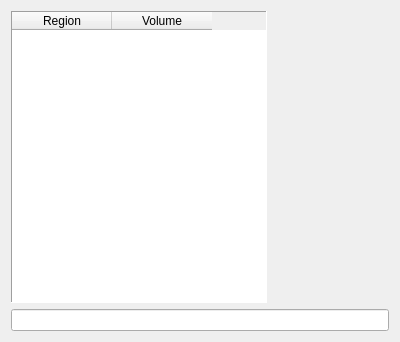
<?xml version="1.0" encoding="UTF-8"?>
<ui version="4.0">
 <class>Form</class>
 <widget class="QWidget" name="Form">
  <property name="geometry">
   <rect>
    <x>0</x>
    <y>0</y>
    <width>400</width>
    <height>342</height>
   </rect>
  </property>
  <property name="windowTitle">
   <string>Form</string>
  </property>
  <layout class="QVBoxLayout">
   <item>
    <layout class="QGridLayout">
     <item row="0" column="0">
      <layout class="QGridLayout">
       <item row="0" column="0">
        <layout class="QGridLayout"/>
       </item>
       <item row="1" column="0">
        <widget class="QTableWidget" name="volumesList">
         <property name="sizePolicy">
          <sizepolicy hsizetype="Minimum" vsizetype="Minimum">
           <horstretch>0</horstretch>
           <verstretch>0</verstretch>
          </sizepolicy>
         </property>
         <property name="contextMenuPolicy">
          <enum>Qt::ActionsContextMenu</enum>
         </property>
         <property name="frameShape">
          <enum>QFrame::Panel</enum>
         </property>
         <property name="dragDropOverwriteMode">
          <bool>false</bool>
         </property>
         <property name="textElideMode">
          <enum>Qt::ElideMiddle</enum>
         </property>
         <property name="showGrid">
          <bool>true</bool>
         </property>
         <property name="wordWrap">
          <bool>false</bool>
         </property>
         <property name="cornerButtonEnabled">
          <bool>false</bool>
         </property>
         <column>
          <property name="text">
           <string>Region</string>
          </property>
         </column>
         <column>
          <property name="text">
           <string>Volume</string>
          </property>
         </column>
        </widget>
       </item>
      </layout>
     </item>
     <item row="0" column="1">
      <spacer>
       <property name="orientation">
        <enum>Qt::Horizontal</enum>
       </property>
       <property name="sizeHint" stdset="0">
        <size>
         <width>40</width>
         <height>20</height>
        </size>
       </property>
      </spacer>
     </item>
    </layout>
   </item>
   <item>
    <layout class="QGridLayout">
     <item row="1" column="0">
      <widget class="QLineEdit" name="VolumesArray"/>
     </item>
    </layout>
   </item>
  </layout>
 </widget>
 <resources/>
 <connections/>
</ui>
